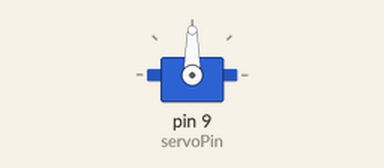
A sketch run on a simulated Arduino Uno, built with avr-gcc and run on an emulated ATmega328P. Shown: servo.

Above: at 0.05 s.
At 2.25 s:
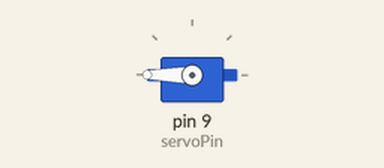
At 4.5 s:
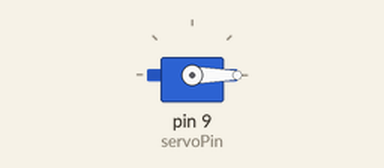
Timing chart, 0 to 5.9 s (numbered marks = the images above):
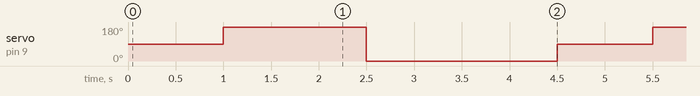

The sketch:

servo_test.ino
```cpp
#include <Servo.h>
Servo servo;
int servoPin = 9;
void setup() {
  // put your setup code here, to run once:
  servo.attach(servoPin);
}

void loop() {
  // put your main code here, to run repeatedly:
  servo.write(90);
  delay(1000);
  servo.write(180);
  delay(1500);
  servo.write(0);
  delay(2000);

  //positionTest();
}

void positionTest() {
  for (int i = 0; i <= 180; i += 1) {
    servo.write(i);
    delay(15);
  }

  for (int i = 180; i > 0; i -= 1) {
    servo.write(i);
    delay(15);
  }
}
```

Measured:
- by itself, servo on pin 9 (servoPin): repeats every 4.5 s: 0° 2.0 s, 90° 1.0 s, 180° 1.5 s
